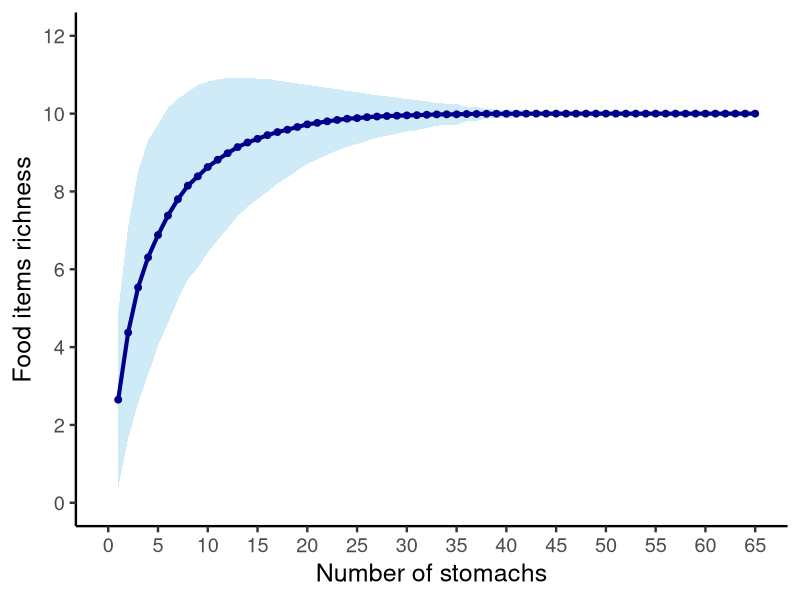
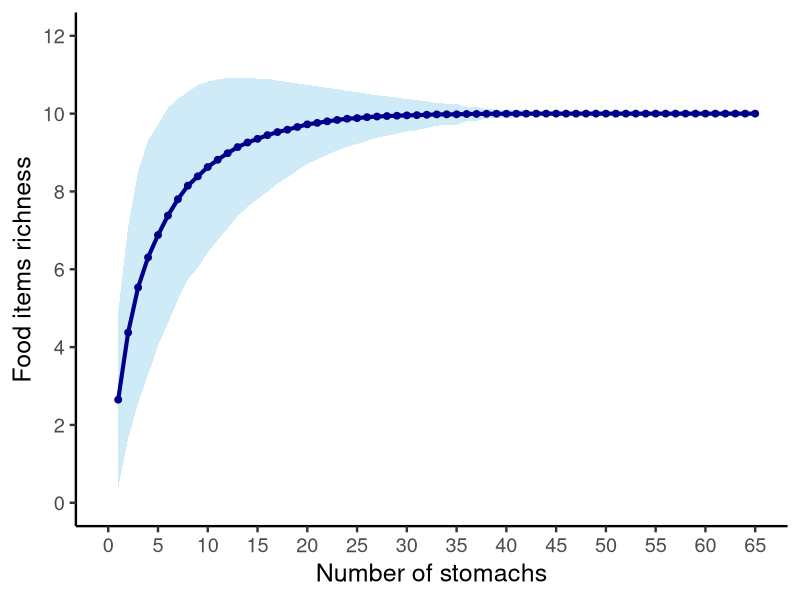

The R script that drew these images, in order:
# Packages --------------------
library(readxl)
library(tidyverse)
library(vegan)

# Data, Standard length and Weight -------------------
data = read_excel("nannostomus.xlsx")
summary(data$CP)
sd(data$CP)
summary(data$Peso)
sd(data$Peso)

# Repletion index ---------------------
table(data$GR)
prop.table(table(data$GR)) * 100
data$GR

# FO and FPD ----------------------
data_filtrado <- data %>%
  filter(GR %in% c(2, 3))

diet = data_filtrado[,11:20]
diet_pa = decostand(diet, method = "pa")

FO_percent <- colSums(diet_pa) / nrow(diet_pa) * 100
FO_percent

FPD = colSums(diet)/nrow(diet)
FPD

set.seed(123) 

accum <- specaccum(diet_pa,
                   method = "random",     
                   permutations = 1000)  



accum_df <- data.frame(
  sites = accum$sites,
  richness = accum$richness,
  sd = accum$sd
)

accum_df$upper <- accum_df$richness + 1.96 * accum_df$sd
accum_df$lower <- pmax(accum_df$richness - 1.96 * accum_df$sd, 0)

fig2 = ggplot(accum_df, aes(x = sites, y = richness)) +
  geom_ribbon(aes(ymin = lower, ymax = upper),
              fill = "skyblue", alpha = 0.4) +
  geom_line(size = 1.4, color = "blue4") +
  geom_point(size = 2, color = "blue4") +
  labs(x = "Number of stomachs",
       y = "Food items richness") +
  theme_classic(base_size = 18)+
  scale_x_continuous(limits = c(0,65), breaks = seq(0,65,by = 5))+
  scale_y_continuous(limits = c(0,12), breaks = seq(0,12, by = 2))

fig2

ggsave("Figure_2.jpg", fig2, width = 6, height = 5)
